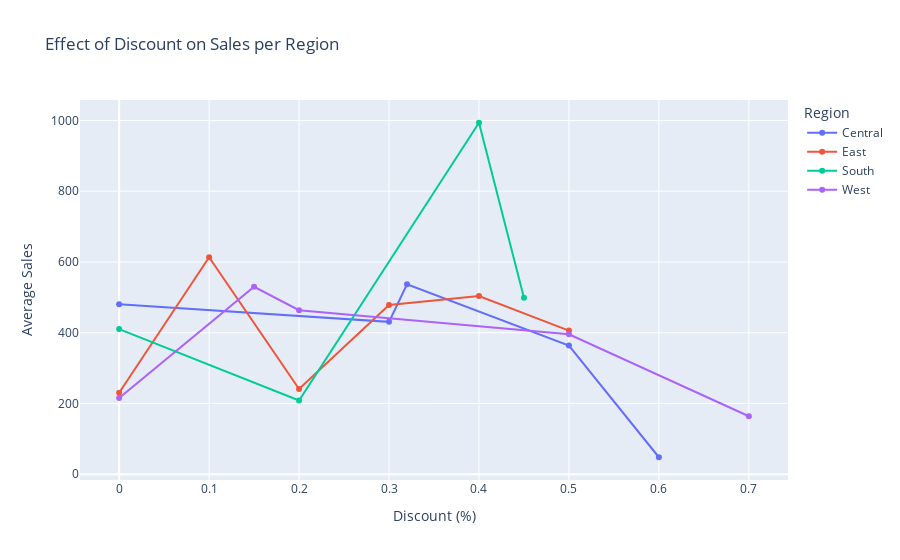
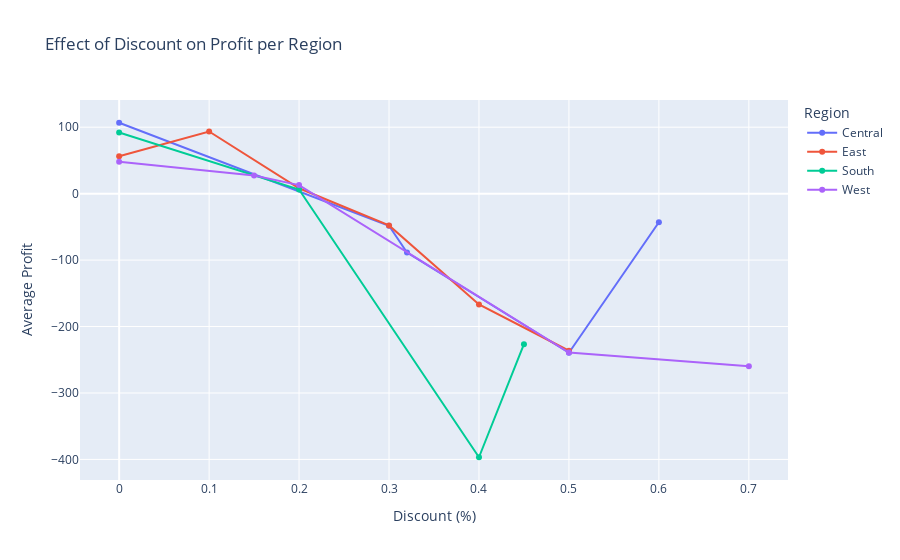

Source (notebook cell) for these figures, in order:
### Markdown cell above
### L’impact des rabais

Deuxièmement, je pense qu'il est important d'étudier les bénéfices négatifs, car les ventes ne reflètent pas entièrement ce que les gestionnaires recherchent, c'est-à-dire, en fin de compte, le bénéfice. Ces bénéfices négatifs semblent être dus aux rabais.

### Code cell
import plotly.express as px
import pandas as pd

def visualize_discount_effect(df):
    """
    Visualizes the effect of Discount on Sales and Profit per region using Plotly.
    
    Parameters:
    df (pd.DataFrame): The dataset with 'Discount', 'Region', 'Sales', and 'Profit'.
    """
    # Group data by discount and region
    discount_grouped = df.groupby(['Discount', 'Region'])[['Sales', 'Profit']].mean().reset_index()
    
    # Plot Sales effect
    fig_sales = px.line(discount_grouped, x='Discount', y='Sales', color='Region',
                         title='Effect of Discount on Sales per Region',
                         markers=True, labels={'Sales': 'Average Sales', 'Discount': 'Discount (%)'})
    
    # Plot Profit effect
    fig_profit = px.line(discount_grouped, x='Discount', y='Profit', color='Region',
                          title='Effect of Discount on Profit per Region',
                          markers=True, labels={'Profit': 'Average Profit', 'Discount': 'Discount (%)'})
    
    # Show plots
    fig_sales.show()
    fig_profit.show()

# Example usage
visualize_discount_effect(df)

### Figure 1 — Plotly figure (JSON) as saved in the notebook; plotly's stock layout.template omitted (floating-point values rounded to 4 significant figures)
{"data": [{"hovertemplate": "Region=Central<br>Discount (%)=%{x}<br>Average Sales=%{y}<extra></extra>", "legendgroup": "Central", "line": {"color": "#636efa", "dash": "solid"}, "marker": {"symbol": "circle"}, "mode": "lines+markers", "name": "Central", "orientation": "v", "showlegend": true, "type": "scatter", "x": [0, 0.3, 0.32, 0.5, 0.6], "xaxis": "x", "y": [480.3, 430.8, 536.8, 363.9, 48.15], "yaxis": "y"}, {"hovertemplate": "Region=East<br>Discount (%)=%{x}<br>Average Sales=%{y}<extra></extra>", "legendgroup": "East", "line": {"color": "#EF553B", "dash": "solid"}, "marker": {"symbol": "circle"}, "mode": "lines+markers", "name": "East", "orientation": "v", "showlegend": true, "type": "scatter", "x": [0, 0.1, 0.2, 0.3, 0.4, 0.5], "xaxis": "x", "y": [230.6, 613.6, 240.9, 478.6, 503.7, 406.0], "yaxis": "y"}, {"hovertemplate": "Region=South<br>Discount (%)=%{x}<br>Average Sales=%{y}<extra></extra>", "legendgroup": "South", "line": {"color": "#00cc96", "dash": "solid"}, "marker": {"symbol": "circle"}, "mode": "lines+markers", "name": "South", "orientation": "v", "showlegend": true, "type": "scatter", "x": [0, 0.2, 0.4, 0.45], "xaxis": "x", "y": [410.3, 208.7, 993.5, 498.6], "yaxis": "y"}, {"hovertemplate": "Region=West<br>Discount (%)=%{x}<br>Average Sales=%{y}<extra></extra>", "legendgroup": "West", "line": {"color": "#ab63fa", "dash": "solid"}, "marker": {"symbol": "circle"}, "mode": "lines+markers", "name": "West", "orientation": "v", "showlegend": true, "type": "scatter", "x": [0, 0.15, 0.2, 0.5, 0.7], "xaxis": "x", "y": [215.4, 530.0, 463.9, 395.8, 164.0], "yaxis": "y"}], "layout": {"legend": {"title": {"text": "Region"}, "tracegroupgap": 0}, "title": {"text": "Effect of Discount on Sales per Region"}, "xaxis": {"anchor": "y", "domain": [0, 1], "title": {"text": "Discount (%)"}}, "yaxis": {"anchor": "x", "domain": [0, 1], "title": {"text": "Average Sales"}}}}

### Figure 2 — Plotly figure (JSON) as saved in the notebook; plotly's stock layout.template omitted (floating-point values rounded to 4 significant figures)
{"data": [{"hovertemplate": "Region=Central<br>Discount (%)=%{x}<br>Average Profit=%{y}<extra></extra>", "legendgroup": "Central", "line": {"color": "#636efa", "dash": "solid"}, "marker": {"symbol": "circle"}, "mode": "lines+markers", "name": "Central", "orientation": "v", "showlegend": true, "type": "scatter", "x": [0, 0.3, 0.32, 0.5, 0.6], "xaxis": "x", "y": [106.7, -48.36, -88.56, -239.4, -43.08], "yaxis": "y"}, {"hovertemplate": "Region=East<br>Discount (%)=%{x}<br>Average Profit=%{y}<extra></extra>", "legendgroup": "East", "line": {"color": "#EF553B", "dash": "solid"}, "marker": {"symbol": "circle"}, "mode": "lines+markers", "name": "East", "orientation": "v", "showlegend": true, "type": "scatter", "x": [0, 0.1, 0.2, 0.3, 0.4, 0.5], "xaxis": "x", "y": [56.23, 93.57, 8.102, -47.86, -166.8, -236.4], "yaxis": "y"}, {"hovertemplate": "Region=South<br>Discount (%)=%{x}<br>Average Profit=%{y}<extra></extra>", "legendgroup": "South", "line": {"color": "#00cc96", "dash": "solid"}, "marker": {"symbol": "circle"}, "mode": "lines+markers", "name": "South", "orientation": "v", "showlegend": true, "type": "scatter", "x": [0, 0.2, 0.4, 0.45], "xaxis": "x", "y": [92.01, 6.143, -396.7, -226.6], "yaxis": "y"}, {"hovertemplate": "Region=West<br>Discount (%)=%{x}<br>Average Profit=%{y}<extra></extra>", "legendgroup": "West", "line": {"color": "#ab63fa", "dash": "solid"}, "marker": {"symbol": "circle"}, "mode": "lines+markers", "name": "West", "orientation": "v", "showlegend": true, "type": "scatter", "x": [0, 0.15, 0.2, 0.5, 0.7], "xaxis": "x", "y": [47.83, 27.29, 12.88, -239.2, -259.7], "yaxis": "y"}], "layout": {"legend": {"title": {"text": "Region"}, "tracegroupgap": 0}, "title": {"text": "Effect of Discount on Profit per Region"}, "xaxis": {"anchor": "y", "domain": [0, 1], "title": {"text": "Discount (%)"}}, "yaxis": {"anchor": "x", "domain": [0, 1], "title": {"text": "Average Profit"}}}}
